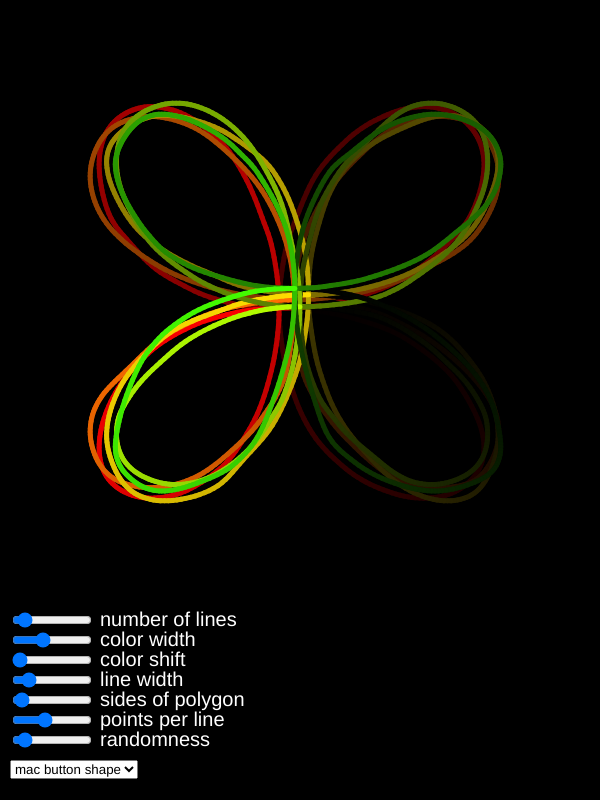
Frame 1 (no input)
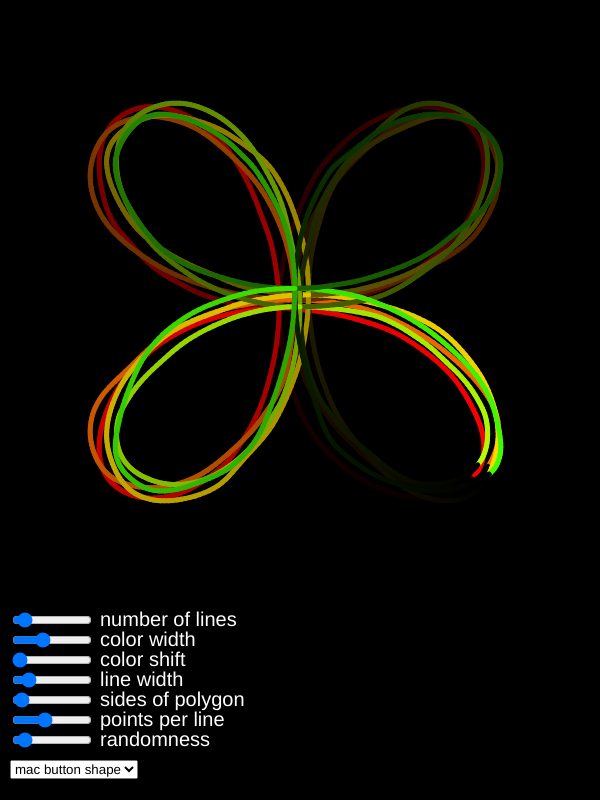
Frame 60 (no input)
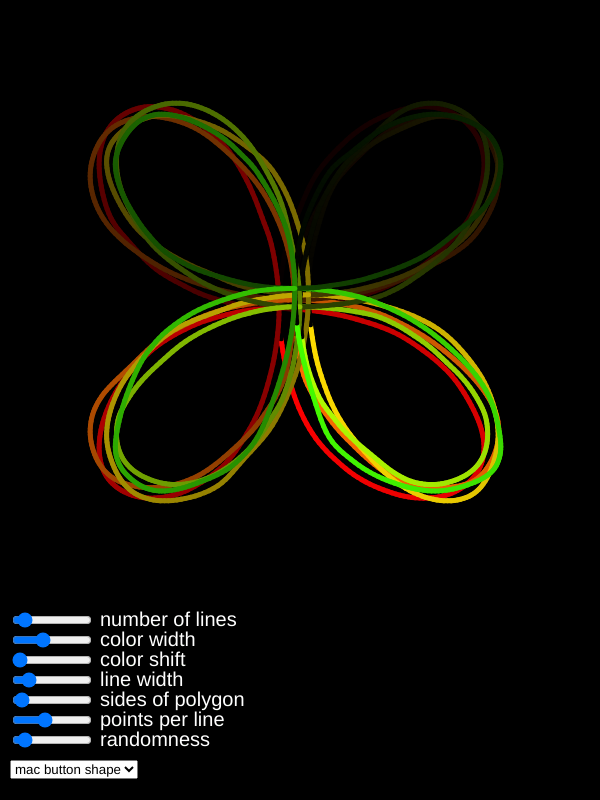
Frame 120 (the mouse pressed at the canvas centre since frame 60)

The p5.js sketch that drew these frames (run headless with seeded random() and noise() and a simulated clock; from frame 60 on, the mouse is pressed at the canvas centre):

// p5.js sketch
// ── sketch.js
const numOfLines = 5;
const colorWidth = 92;
const colorOffset = 0;
const strokeWeightVal = 5;
const padding = 100;
const deviation = 0.3;

let mode = "INFINITY";

// line will be an array of points
let testLine = [];
let infinityLine;

// sliders
let numOfLinesSlider;
let colorWidthSlider;
let colorOffsetSlider;
let strokeWeightSlider;
let sidesSlider;
let pointsPerSideSlider;
let deviationSlider;
let presets;

function setup() {
	// set noise seed
	noiseSeed(0);

	createCanvas(600, 800);

	// set the color mode to hsb
	colorMode(HSB, 255);
	infinityLine = generateInfin(500);

	textSize(20);
	textAlign(LEFT, CENTER);

	// create sliders
	numOfLinesSlider = createSlider(1, 50, numOfLines, 1);
	numOfLinesSlider.position(10, 610);
	numOfLinesSlider.style("width", "80px");

	colorWidthSlider = createSlider(0, 255, colorWidth, 1);
	colorWidthSlider.position(10, 630);
	colorWidthSlider.style("width", "80px");

	colorOffsetSlider = createSlider(0, 255, colorOffset, 1);
	colorOffsetSlider.position(10, 650);
	colorOffsetSlider.style("width", "80px");

	strokeWeightSlider = createSlider(1, 30, strokeWeightVal, 1);
	strokeWeightSlider.position(10, 670);
	strokeWeightSlider.style("width", "80px");

	sidesSlider = createSlider(3, 30, 4, 1);
	sidesSlider.position(10, 690);
	sidesSlider.style("width", "80px");

	pointsPerSideSlider = createSlider(1, 50, 20, 1);
	pointsPerSideSlider.position(10, 710);
	pointsPerSideSlider.style("width", "80px");

	deviationSlider = createSlider(0, 4, deviation, 0.1);
	deviationSlider.position(10, 730);
	deviationSlider.style("width", "80px");

	presets = createSelect();
	presets.position(10, 610 + 150);
	presets.option("mac button shape");
	presets.option("polygon");
	presets.selected("mac button shape");
	presets.changed(presetsChanged);
}

function draw() {
	background(0);
	// text
	fill(255);
	strokeWeight(0);
	text("number of lines", 100, 610 + 10);
	text("color width", 100, 610 + 30);
	text("color shift", 100, 610 + 50);
	text("line width", 100, 610 + 70);
	text("sides of polygon", 100, 610 + 90);
	text("points per line", 100, 610 + 110);
	text("randomness", 100, 610 + 130);

	if (mode == "INFINITY") testLine = infinityLine;
	else
		testLine = generatePoly(sidesSlider.value(), pointsPerSideSlider.value());

	strokeWeight(strokeWeightSlider.value());
	for (let i = 0; i < numOfLinesSlider.value(); i++) {
		let color = {
			// h: (i / numOfLines) * colorWidth + colorOffset,
			h:
				(i / numOfLinesSlider.value()) * colorWidthSlider.value() +
				colorOffsetSlider.value(),
			s: 255,
			b: 255,
		};
		traceLineWithVariation(testLine, color, deviationSlider.value(), i, 10);
	}
}

// draw array of points
function drawLine(points) {
	for (index in points) {
		start = points[index];
		end = points[(+index + 1) % points.length];
		conStart = convertPoint(start, padding);
		conEnd = convertPoint(end, padding);
		line(conStart.x, conStart.y, conEnd.x, conEnd.y);
	}
}

// trace line over time
function traceLine(points) {
	let currPoint = frameCount % points.length;
	for (index in points) {
		start = points[index];
		end = points[(+index + 1) % points.length];
		conStart = convertPoint(start, padding);
		conEnd = convertPoint(end, padding);

		// dictates how bright the line should be
		let brightness = index - currPoint;
		brightness %= points.length;
		brightness = brightness < 0 ? brightness + points.length : brightness;
		brightness = (brightness / points.length) * 255;
		stroke(brightness);

		line(conStart.x, conStart.y, conEnd.x, conEnd.y);
	}
}

// trace the line over time with a given amount of deviation and noise offset with is used to make different
// lines have different paths
function traceLineWithVariation(
	points,
	color,
	deviation,
	noiseOffset,
	timeVariation
) {
	let currPoint = frameCount % points.length;
	currPoint += int(noise(frameCount / timeVariation + noiseOffset));
	for (index in points) {
		start = points[index];
		end = points[(+index + 1) % points.length];

		// dictates how bright the line should be
		let brightness = index - currPoint;
		brightness %= points.length;
		brightness = brightness < 0 ? brightness + points.length : brightness;
		brightness = (brightness / points.length) * 255;
		stroke(color.h, color.s, brightness);

		// add deviation
		// the y is offset from the x by an amount so it looks different but is still similar frame to frame
		let startXNoiseLoc = start.x + noiseOffset;
		let startYNoiseLoc = start.y + noiseOffset + (2 << 32);
		let endXNoiseLoc = end.x + noiseOffset;
		let endYNoiseLoc = end.y + noiseOffset + (2 << 32);

		let noiseStart = { ...start };
		let noiseEnd = { ...end };

		noiseStart.x += (noise(startXNoiseLoc) - 0.5) * deviation;
		noiseStart.y += (noise(startYNoiseLoc) - 0.5) * deviation;
		noiseEnd.x += (noise(endXNoiseLoc) - 0.5) * deviation;
		noiseEnd.y += (noise(endYNoiseLoc) - 0.5) * deviation;

		conStart = convertPoint(noiseStart, padding);
		conEnd = convertPoint(noiseEnd, padding);

		line(conStart.x, conStart.y, conEnd.x, conEnd.y);
	}
}

// convert from unit coords to screen coords
// we use width twice to allow for the extra space at the bottom to be used for sliders
function convertPoint(point, padding) {
	shortenedWidth = width - padding;
	shortenedHeight = width - padding;
	let x = point.x * (shortenedWidth / 2);
	let y = point.y * (shortenedWidth / 2);
	x += width / 2;
	y += width / 2;
	return { x, y };
}

// generate infinity-shaped array of points
function generateInfin(resolution) {
	let line = [];
	for (let i = 0; i < resolution; i++) {
		let angle = (i / resolution) * TWO_PI;
		line.push({
			x: sin(angle * 2) * cos(angle),
			y: sin(angle * 2) * sin(angle),
		});
	}
	return line;
}

// generate square-shaped array of points
function generatePoly(sides, pointsPerSide) {
	let line = [];
	for (let startSide = 0; startSide < sides; startSide++)
		for (let i = 0; i < pointsPerSide; i++) {
			let endSide = (startSide + 1) % sides;
			let startAngle = (startSide / sides) * TWO_PI;
			let endAngle = (endSide / sides) * TWO_PI;
			let startCoord = { x: cos(startAngle), y: sin(startAngle) };
			let endCoord = { x: cos(endAngle), y: sin(endAngle) };

			// the coordinate interpolated along the line of the polygon
			let interpCoord = { x: 0, y: 0 };
			interpCoord.x =
				startCoord.x + (i / pointsPerSide) * (endCoord.x - startCoord.x);
			interpCoord.y =
				startCoord.y + (i / pointsPerSide) * (endCoord.y - startCoord.y);

			line.push(interpCoord);
		}
	return line;
}

function presetsChanged() {
	let item = presets.value();
	if (item == "mac button shape") mode = "INFINITY";
	else if (item == "polygon") mode = "POLYGON";
}
